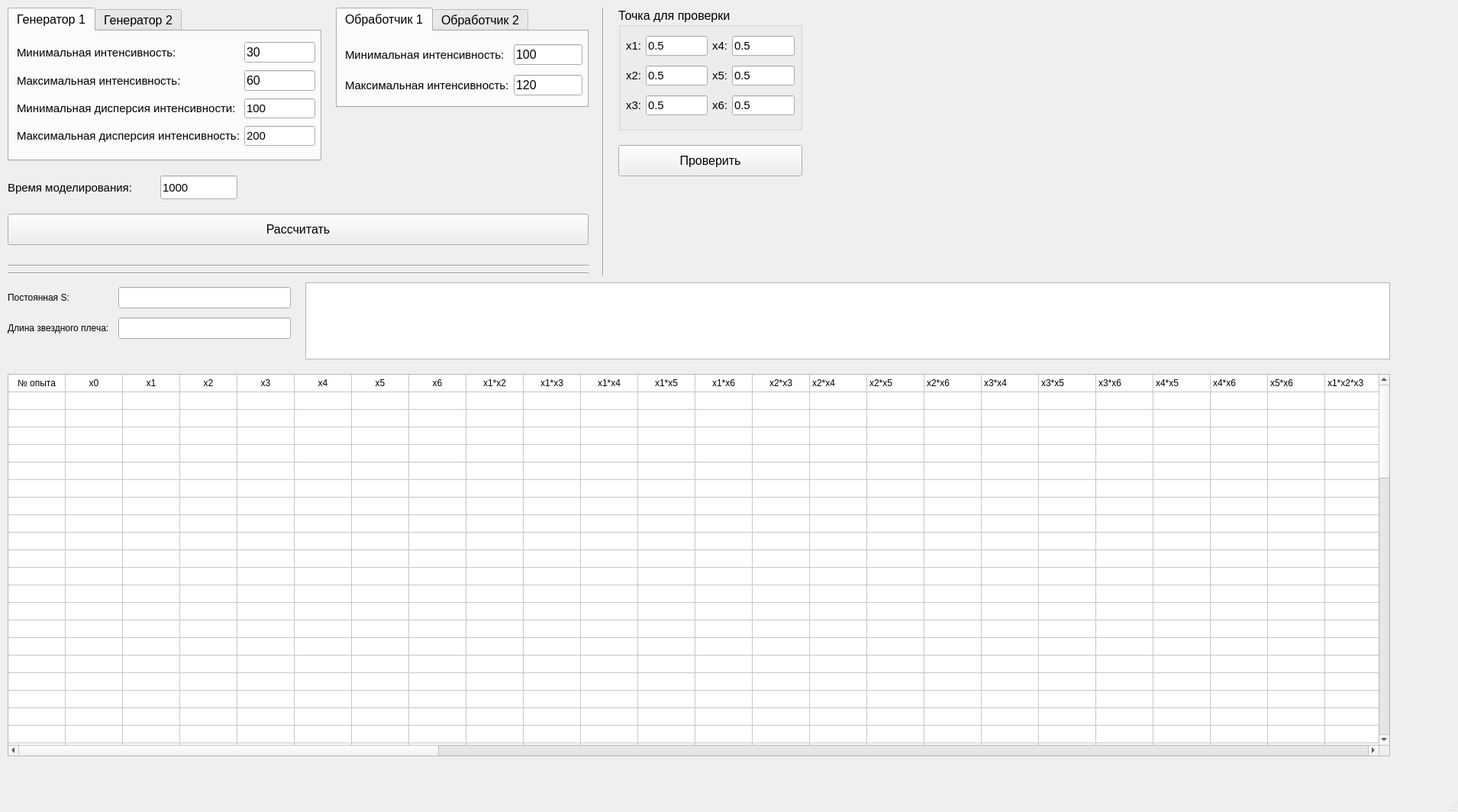
<?xml version="1.0" encoding="UTF-8"?>
<ui version="4.0">
 <class>MainWindow</class>
 <widget class="QMainWindow" name="MainWindow">
  <property name="geometry">
   <rect>
    <x>0</x>
    <y>0</y>
    <width>1910</width>
    <height>1064</height>
   </rect>
  </property>
  <property name="windowTitle">
   <string/>
  </property>
  <widget class="QWidget" name="centralwidget">
   <widget class="QTabWidget" name="tabWidget">
    <property name="geometry">
     <rect>
      <x>10</x>
      <y>10</y>
      <width>411</width>
      <height>201</height>
     </rect>
    </property>
    <property name="font">
     <font>
      <family>Ubuntu</family>
      <pointsize>12</pointsize>
     </font>
    </property>
    <property name="currentIndex">
     <number>0</number>
    </property>
    <widget class="QWidget" name="tab">
     <attribute name="title">
      <string>Генератор 1</string>
     </attribute>
     <widget class="QWidget" name="gridLayoutWidget_9">
      <property name="geometry">
       <rect>
        <x>10</x>
        <y>10</y>
        <width>391</width>
        <height>144</height>
       </rect>
      </property>
      <layout class="QGridLayout" name="gridLayout_11">
       <item row="2" column="1">
        <widget class="QLineEdit" name="entry_gen1_var_min">
         <property name="font">
          <font>
           <family>Ubuntu</family>
           <pointsize>11</pointsize>
          </font>
         </property>
         <property name="text">
          <string>100</string>
         </property>
        </widget>
       </item>
       <item row="2" column="0">
        <widget class="QLabel" name="label_a_2">
         <property name="font">
          <font>
           <family>Ubuntu</family>
           <pointsize>11</pointsize>
          </font>
         </property>
         <property name="text">
          <string notr="true">Минимальная дисперсия интенсивности:</string>
         </property>
        </widget>
       </item>
       <item row="0" column="0">
        <widget class="QLabel" name="label_a_5">
         <property name="font">
          <font>
           <family>Ubuntu</family>
           <pointsize>11</pointsize>
          </font>
         </property>
         <property name="text">
          <string notr="true">Минимальная интенсивность:</string>
         </property>
        </widget>
       </item>
       <item row="1" column="0">
        <widget class="QLabel" name="label_b_2">
         <property name="font">
          <font>
           <family>Ubuntu</family>
           <pointsize>11</pointsize>
          </font>
         </property>
         <property name="text">
          <string notr="true">Максимальная интенсивность:</string>
         </property>
        </widget>
       </item>
       <item row="3" column="0">
        <widget class="QLabel" name="label_b_6">
         <property name="font">
          <font>
           <family>Ubuntu</family>
           <pointsize>11</pointsize>
          </font>
         </property>
         <property name="text">
          <string notr="true">Максимальная дисперсия интенсивность:</string>
         </property>
        </widget>
       </item>
       <item row="3" column="1">
        <widget class="QLineEdit" name="entry_gen1_var_max">
         <property name="font">
          <font>
           <family>Ubuntu</family>
           <pointsize>11</pointsize>
          </font>
         </property>
         <property name="text">
          <string>200</string>
         </property>
        </widget>
       </item>
       <item row="0" column="1">
        <widget class="QLineEdit" name="entry_gen1_int_min">
         <property name="text">
          <string>30</string>
         </property>
        </widget>
       </item>
       <item row="1" column="1">
        <widget class="QLineEdit" name="entry_gen1_int_max">
         <property name="text">
          <string>60</string>
         </property>
        </widget>
       </item>
      </layout>
     </widget>
    </widget>
    <widget class="QWidget" name="tab_2">
     <attribute name="title">
      <string>Генератор 2</string>
     </attribute>
     <widget class="QWidget" name="gridLayoutWidget_10">
      <property name="geometry">
       <rect>
        <x>10</x>
        <y>10</y>
        <width>391</width>
        <height>144</height>
       </rect>
      </property>
      <layout class="QGridLayout" name="gridLayout_12">
       <item row="2" column="1">
        <widget class="QLineEdit" name="entry_gen2_var_min">
         <property name="font">
          <font>
           <family>Ubuntu</family>
           <pointsize>11</pointsize>
          </font>
         </property>
         <property name="text">
          <string>100</string>
         </property>
        </widget>
       </item>
       <item row="2" column="0">
        <widget class="QLabel" name="label_a_25">
         <property name="font">
          <font>
           <family>Ubuntu</family>
           <pointsize>11</pointsize>
          </font>
         </property>
         <property name="text">
          <string notr="true">Минимальная дисперсия интенсивности:</string>
         </property>
        </widget>
       </item>
       <item row="0" column="0">
        <widget class="QLabel" name="label_a_26">
         <property name="font">
          <font>
           <family>Ubuntu</family>
           <pointsize>11</pointsize>
          </font>
         </property>
         <property name="text">
          <string notr="true">Минимальная интенсивность:</string>
         </property>
        </widget>
       </item>
       <item row="1" column="0">
        <widget class="QLabel" name="label_b_11">
         <property name="font">
          <font>
           <family>Ubuntu</family>
           <pointsize>11</pointsize>
          </font>
         </property>
         <property name="text">
          <string notr="true">Максимальная интенсивность:</string>
         </property>
        </widget>
       </item>
       <item row="3" column="0">
        <widget class="QLabel" name="label_b_12">
         <property name="font">
          <font>
           <family>Ubuntu</family>
           <pointsize>11</pointsize>
          </font>
         </property>
         <property name="text">
          <string notr="true">Максимальная дисперсия интенсивность:</string>
         </property>
        </widget>
       </item>
       <item row="3" column="1">
        <widget class="QLineEdit" name="entry_gen2_var_max">
         <property name="font">
          <font>
           <family>Ubuntu</family>
           <pointsize>11</pointsize>
          </font>
         </property>
         <property name="text">
          <string>200</string>
         </property>
        </widget>
       </item>
       <item row="0" column="1">
        <widget class="QLineEdit" name="entry_gen2_int_min">
         <property name="text">
          <string>30</string>
         </property>
        </widget>
       </item>
       <item row="1" column="1">
        <widget class="QLineEdit" name="entry_gen2_int_max">
         <property name="text">
          <string>60</string>
         </property>
        </widget>
       </item>
      </layout>
     </widget>
    </widget>
   </widget>
   <widget class="QTabWidget" name="tabWidget_2">
    <property name="geometry">
     <rect>
      <x>440</x>
      <y>10</y>
      <width>331</width>
      <height>131</height>
     </rect>
    </property>
    <property name="font">
     <font>
      <family>Ubuntu</family>
      <pointsize>12</pointsize>
     </font>
    </property>
    <property name="currentIndex">
     <number>0</number>
    </property>
    <widget class="QWidget" name="tab_3">
     <attribute name="title">
      <string>Обработчик 1</string>
     </attribute>
     <widget class="QWidget" name="gridLayoutWidget_11">
      <property name="geometry">
       <rect>
        <x>10</x>
        <y>10</y>
        <width>311</width>
        <height>83</height>
       </rect>
      </property>
      <layout class="QGridLayout" name="gridLayout_13">
       <item row="2" column="0">
        <widget class="QLabel" name="label_b_4">
         <property name="font">
          <font>
           <family>Ubuntu</family>
           <pointsize>11</pointsize>
          </font>
         </property>
         <property name="text">
          <string notr="true">Максимальная интенсивность:</string>
         </property>
        </widget>
       </item>
       <item row="1" column="0">
        <widget class="QLabel" name="label_a_6">
         <property name="font">
          <font>
           <family>Ubuntu</family>
           <pointsize>11</pointsize>
          </font>
         </property>
         <property name="text">
          <string notr="true">Минимальная интенсивность:</string>
         </property>
        </widget>
       </item>
       <item row="1" column="1">
        <widget class="QLineEdit" name="entry_proc1_int_min">
         <property name="text">
          <string>100</string>
         </property>
        </widget>
       </item>
       <item row="2" column="1">
        <widget class="QLineEdit" name="entry_proc1_int_max">
         <property name="text">
          <string>120</string>
         </property>
        </widget>
       </item>
      </layout>
     </widget>
    </widget>
    <widget class="QWidget" name="tab_4">
     <attribute name="title">
      <string>Обработчик 2</string>
     </attribute>
     <widget class="QWidget" name="gridLayoutWidget_12">
      <property name="geometry">
       <rect>
        <x>10</x>
        <y>10</y>
        <width>311</width>
        <height>83</height>
       </rect>
      </property>
      <layout class="QGridLayout" name="gridLayout_14">
       <item row="1" column="0">
        <widget class="QLabel" name="label_a_27">
         <property name="font">
          <font>
           <family>Ubuntu</family>
           <pointsize>11</pointsize>
          </font>
         </property>
         <property name="text">
          <string notr="true">Минимальная интенсивность:</string>
         </property>
        </widget>
       </item>
       <item row="2" column="0">
        <widget class="QLabel" name="label_b_5">
         <property name="font">
          <font>
           <family>Ubuntu</family>
           <pointsize>11</pointsize>
          </font>
         </property>
         <property name="text">
          <string notr="true">Максимальная интенсивность:</string>
         </property>
        </widget>
       </item>
       <item row="1" column="1">
        <widget class="QLineEdit" name="entry_proc2_int_min">
         <property name="text">
          <string>100</string>
         </property>
        </widget>
       </item>
       <item row="2" column="1">
        <widget class="QLineEdit" name="entry_proc2_int_max">
         <property name="text">
          <string>120</string>
         </property>
        </widget>
       </item>
      </layout>
     </widget>
    </widget>
   </widget>
   <widget class="QPushButton" name="btn_do_plan">
    <property name="geometry">
     <rect>
      <x>10</x>
      <y>280</y>
      <width>761</width>
      <height>41</height>
     </rect>
    </property>
    <property name="font">
     <font>
      <pointsize>12</pointsize>
     </font>
    </property>
    <property name="text">
     <string>Рассчитать</string>
    </property>
   </widget>
   <widget class="QTableWidget" name="table_plan">
    <property name="geometry">
     <rect>
      <x>10</x>
      <y>490</y>
      <width>1811</width>
      <height>501</height>
     </rect>
    </property>
    <property name="rowCount">
     <number>79</number>
    </property>
    <property name="columnCount">
     <number>74</number>
    </property>
    <attribute name="horizontalHeaderVisible">
     <bool>false</bool>
    </attribute>
    <attribute name="horizontalHeaderDefaultSectionSize">
     <number>75</number>
    </attribute>
    <attribute name="verticalHeaderVisible">
     <bool>false</bool>
    </attribute>
    <attribute name="verticalHeaderDefaultSectionSize">
     <number>23</number>
    </attribute>
    <row/>
    <row/>
    <row/>
    <row/>
    <row/>
    <row/>
    <row/>
    <row/>
    <row/>
    <row/>
    <row/>
    <row/>
    <row/>
    <row/>
    <row/>
    <row/>
    <row/>
    <row/>
    <row/>
    <row/>
    <row/>
    <row/>
    <row/>
    <row/>
    <row/>
    <row/>
    <row/>
    <row/>
    <row/>
    <row/>
    <row/>
    <row/>
    <row/>
    <row/>
    <row/>
    <row/>
    <row/>
    <row/>
    <row/>
    <row/>
    <row/>
    <row/>
    <row/>
    <row/>
    <row/>
    <row/>
    <row/>
    <row/>
    <row/>
    <row/>
    <row/>
    <row/>
    <row/>
    <row/>
    <row/>
    <row/>
    <row/>
    <row/>
    <row/>
    <row/>
    <row/>
    <row/>
    <row/>
    <row/>
    <row/>
    <row/>
    <row/>
    <row/>
    <row/>
    <row/>
    <row/>
    <row/>
    <row/>
    <row/>
    <row/>
    <row/>
    <row/>
    <row/>
    <row/>
    <column/>
    <column/>
    <column/>
    <column/>
    <column/>
    <column/>
    <column/>
    <column/>
    <column/>
    <column/>
    <column/>
    <column/>
    <column/>
    <column/>
    <column/>
    <column/>
    <column/>
    <column/>
    <column/>
    <column/>
    <column/>
    <column/>
    <column/>
    <column/>
    <column/>
    <column/>
    <column/>
    <column/>
    <column/>
    <column/>
    <column/>
    <column/>
    <column/>
    <column/>
    <column/>
    <column/>
    <column/>
    <column/>
    <column/>
    <column/>
    <column/>
    <column/>
    <column/>
    <column/>
    <column/>
    <column/>
    <column/>
    <column/>
    <column/>
    <column/>
    <column/>
    <column/>
    <column/>
    <column/>
    <column/>
    <column/>
    <column/>
    <column/>
    <column/>
    <column/>
    <column/>
    <column/>
    <column/>
    <column/>
    <column/>
    <column/>
    <column/>
    <column/>
    <column/>
    <column/>
    <column/>
    <column/>
    <column/>
    <column/>
    <item row="0" column="0">
     <property name="text">
      <string>№ опыта</string>
     </property>
     <property name="textAlignment">
      <set>AlignCenter</set>
     </property>
    </item>
    <item row="0" column="1">
     <property name="text">
      <string>x0</string>
     </property>
     <property name="textAlignment">
      <set>AlignCenter</set>
     </property>
    </item>
    <item row="0" column="2">
     <property name="text">
      <string>x1</string>
     </property>
     <property name="textAlignment">
      <set>AlignCenter</set>
     </property>
    </item>
    <item row="0" column="3">
     <property name="text">
      <string>x2</string>
     </property>
     <property name="textAlignment">
      <set>AlignCenter</set>
     </property>
    </item>
    <item row="0" column="4">
     <property name="text">
      <string>x3</string>
     </property>
     <property name="textAlignment">
      <set>AlignCenter</set>
     </property>
    </item>
    <item row="0" column="5">
     <property name="text">
      <string>x4</string>
     </property>
     <property name="textAlignment">
      <set>AlignCenter</set>
     </property>
    </item>
    <item row="0" column="6">
     <property name="text">
      <string>x5</string>
     </property>
     <property name="textAlignment">
      <set>AlignCenter</set>
     </property>
    </item>
    <item row="0" column="7">
     <property name="text">
      <string>x6</string>
     </property>
     <property name="textAlignment">
      <set>AlignCenter</set>
     </property>
    </item>
    <item row="0" column="8">
     <property name="text">
      <string>x1*x2</string>
     </property>
     <property name="textAlignment">
      <set>AlignCenter</set>
     </property>
    </item>
    <item row="0" column="9">
     <property name="text">
      <string>x1*x3</string>
     </property>
     <property name="textAlignment">
      <set>AlignCenter</set>
     </property>
    </item>
    <item row="0" column="10">
     <property name="text">
      <string>x1*x4</string>
     </property>
     <property name="textAlignment">
      <set>AlignCenter</set>
     </property>
    </item>
    <item row="0" column="11">
     <property name="text">
      <string>x1*x5</string>
     </property>
     <property name="textAlignment">
      <set>AlignCenter</set>
     </property>
    </item>
    <item row="0" column="12">
     <property name="text">
      <string>x1*x6</string>
     </property>
     <property name="textAlignment">
      <set>AlignCenter</set>
     </property>
    </item>
    <item row="0" column="13">
     <property name="text">
      <string>x2*x3</string>
     </property>
     <property name="textAlignment">
      <set>AlignCenter</set>
     </property>
    </item>
    <item row="0" column="14">
     <property name="text">
      <string>x2*x4</string>
     </property>
    </item>
    <item row="0" column="15">
     <property name="text">
      <string>x2*x5</string>
     </property>
    </item>
    <item row="0" column="16">
     <property name="text">
      <string>x2*x6</string>
     </property>
    </item>
    <item row="0" column="17">
     <property name="text">
      <string>x3*x4</string>
     </property>
    </item>
    <item row="0" column="18">
     <property name="text">
      <string>x3*x5</string>
     </property>
    </item>
    <item row="0" column="19">
     <property name="text">
      <string>x3*x6</string>
     </property>
    </item>
    <item row="0" column="20">
     <property name="text">
      <string>x4*x5</string>
     </property>
    </item>
    <item row="0" column="21">
     <property name="text">
      <string>x4*x6</string>
     </property>
    </item>
    <item row="0" column="22">
     <property name="text">
      <string>x5*x6</string>
     </property>
    </item>
    <item row="0" column="23">
     <property name="text">
      <string>x1*x2*x3</string>
     </property>
    </item>
    <item row="0" column="24">
     <property name="text">
      <string>x1*x2*x4</string>
     </property>
    </item>
    <item row="0" column="25">
     <property name="text">
      <string>x1*x2*x5</string>
     </property>
    </item>
    <item row="0" column="26">
     <property name="text">
      <string>x1*x2*x6</string>
     </property>
    </item>
    <item row="0" column="27">
     <property name="text">
      <string>x1*x3*x4</string>
     </property>
    </item>
    <item row="0" column="28">
     <property name="text">
      <string>x1*x3*x5</string>
     </property>
    </item>
    <item row="0" column="29">
     <property name="text">
      <string>x1*x3*x6</string>
     </property>
    </item>
    <item row="0" column="30">
     <property name="text">
      <string>x1*x4*x5</string>
     </property>
    </item>
    <item row="0" column="31">
     <property name="text">
      <string>x1*x4*x6</string>
     </property>
    </item>
    <item row="0" column="32">
     <property name="text">
      <string>x1*x5*x6</string>
     </property>
    </item>
    <item row="0" column="33">
     <property name="text">
      <string>x2*x3*x4</string>
     </property>
    </item>
    <item row="0" column="34">
     <property name="text">
      <string>x2*x3*x5</string>
     </property>
    </item>
    <item row="0" column="35">
     <property name="text">
      <string>x2*x3*x6</string>
     </property>
    </item>
    <item row="0" column="36">
     <property name="text">
      <string>x2*x4*x5</string>
     </property>
    </item>
    <item row="0" column="37">
     <property name="text">
      <string>x2*x4*x6</string>
     </property>
    </item>
    <item row="0" column="38">
     <property name="text">
      <string>x2*x5*x6</string>
     </property>
    </item>
    <item row="0" column="39">
     <property name="text">
      <string>x3*x4*x5</string>
     </property>
    </item>
    <item row="0" column="40">
     <property name="text">
      <string>x3*x4*x6</string>
     </property>
    </item>
    <item row="0" column="41">
     <property name="text">
      <string>x3*x5*x6</string>
     </property>
    </item>
    <item row="0" column="42">
     <property name="text">
      <string>x4*x5*x6</string>
     </property>
    </item>
    <item row="0" column="43">
     <property name="text">
      <string>x1*x2*x3*x4</string>
     </property>
    </item>
    <item row="0" column="44">
     <property name="text">
      <string>x1*x2*x3*x5</string>
     </property>
    </item>
    <item row="0" column="45">
     <property name="text">
      <string>x1*x2*x3*x6</string>
     </property>
    </item>
    <item row="0" column="46">
     <property name="text">
      <string>x1*x2*x4*x5</string>
     </property>
    </item>
    <item row="0" column="47">
     <property name="text">
      <string>x1*x2*x4*x6</string>
     </property>
    </item>
    <item row="0" column="48">
     <property name="text">
      <string>x1*x2*x5*x6</string>
     </property>
    </item>
    <item row="0" column="49">
     <property name="text">
      <string>x1*x3*x4*x5</string>
     </property>
    </item>
    <item row="0" column="50">
     <property name="text">
      <string>x1*x3*x4*x6</string>
     </property>
    </item>
    <item row="0" column="51">
     <property name="text">
      <string>x1*x3*x5*x6</string>
     </property>
    </item>
    <item row="0" column="52">
     <property name="text">
      <string>x1*x4*x5*x6</string>
     </property>
    </item>
    <item row="0" column="53">
     <property name="text">
      <string>x2*x3*x4*x5</string>
     </property>
    </item>
    <item row="0" column="54">
     <property name="text">
      <string>x2*x3*x4*x6</string>
     </property>
    </item>
    <item row="0" column="55">
     <property name="text">
      <string>x2*x3*x5*x6</string>
     </property>
    </item>
    <item row="0" column="56">
     <property name="text">
      <string>x2*x4*x5*x6</string>
     </property>
    </item>
    <item row="0" column="57">
     <property name="text">
      <string>x3*x4*x5*x6</string>
     </property>
    </item>
    <item row="0" column="58">
     <property name="text">
      <string>x1*x2*x3*x4*x5</string>
     </property>
    </item>
    <item row="0" column="59">
     <property name="text">
      <string>x1*x2*x3*x4*x6</string>
     </property>
    </item>
    <item row="0" column="60">
     <property name="text">
      <string>x1*x2*x3*x5*x6</string>
     </property>
    </item>
    <item row="0" column="61">
     <property name="text">
      <string>x1*x2*x4*x5*x6</string>
     </property>
    </item>
    <item row="0" column="62">
     <property name="text">
      <string>x1*x3*x4*x5*x6</string>
     </property>
    </item>
    <item row="0" column="63">
     <property name="text">
      <string>x2*x3*x4*x5*x6</string>
     </property>
    </item>
    <item row="0" column="64">
     <property name="text">
      <string>x1*x2*x3*x4*x5*x6</string>
     </property>
    </item>
    <item row="0" column="65">
     <property name="text">
      <string>x1^2 - a</string>
     </property>
    </item>
    <item row="0" column="66">
     <property name="text">
      <string>x2^2 - a</string>
     </property>
    </item>
    <item row="0" column="67">
     <property name="text">
      <string>x3^2 - a</string>
     </property>
    </item>
    <item row="0" column="68">
     <property name="text">
      <string>x4^2 - a</string>
     </property>
    </item>
    <item row="0" column="69">
     <property name="text">
      <string>x5^2 - a</string>
     </property>
    </item>
    <item row="0" column="70">
     <property name="text">
      <string>x6^2 - a</string>
     </property>
    </item>
    <item row="0" column="71">
     <property name="text">
      <string>Y</string>
     </property>
    </item>
    <item row="0" column="72">
     <property name="text">
      <string>Yр</string>
     </property>
    </item>
    <item row="0" column="73">
     <property name="text">
      <string>|Y-Yр|</string>
     </property>
    </item>
    <item row="1" column="0">
     <property name="text">
      <string/>
     </property>
     <property name="textAlignment">
      <set>AlignCenter</set>
     </property>
    </item>
    <item row="2" column="0">
     <property name="text">
      <string/>
     </property>
    </item>
    <item row="3" column="0">
     <property name="text">
      <string/>
     </property>
    </item>
    <item row="4" column="0">
     <property name="text">
      <string/>
     </property>
    </item>
    <item row="5" column="0">
     <property name="text">
      <string/>
     </property>
    </item>
    <item row="6" column="0">
     <property name="text">
      <string/>
     </property>
    </item>
    <item row="7" column="0">
     <property name="text">
      <string/>
     </property>
    </item>
   </widget>
   <widget class="QWidget" name="gridLayoutWidget">
    <property name="geometry">
     <rect>
      <x>10</x>
      <y>370</y>
      <width>371</width>
      <height>81</height>
     </rect>
    </property>
    <layout class="QGridLayout" name="gridLayout_2">
     <item row="0" column="0">
      <widget class="QLabel" name="label_37">
       <property name="text">
        <string>Постоянная S:</string>
       </property>
       <property name="alignment">
        <set>Qt::AlignLeading|Qt::AlignLeft|Qt::AlignVCenter</set>
       </property>
      </widget>
     </item>
     <item row="0" column="1">
      <widget class="QLineEdit" name="label_a">
       <property name="font">
        <font>
         <pointsize>13</pointsize>
        </font>
       </property>
      </widget>
     </item>
     <item row="1" column="0">
      <widget class="QLabel" name="label_2">
       <property name="maximumSize">
        <size>
         <width>195</width>
         <height>20</height>
        </size>
       </property>
       <property name="text">
        <string>Длина звездного плеча:  </string>
       </property>
       <property name="alignment">
        <set>Qt::AlignLeading|Qt::AlignLeft|Qt::AlignVCenter</set>
       </property>
      </widget>
     </item>
     <item row="1" column="1">
      <widget class="QLineEdit" name="label_length">
       <property name="font">
        <font>
         <pointsize>13</pointsize>
        </font>
       </property>
      </widget>
     </item>
    </layout>
   </widget>
   <widget class="QLabel" name="label_req_cnt">
    <property name="geometry">
     <rect>
      <x>10</x>
      <y>230</y>
      <width>191</width>
      <height>31</height>
     </rect>
    </property>
    <property name="font">
     <font>
      <family>Ubuntu</family>
      <pointsize>11</pointsize>
     </font>
    </property>
    <property name="text">
     <string>Время моделирования:</string>
    </property>
   </widget>
   <widget class="QLineEdit" name="line_edit_time">
    <property name="geometry">
     <rect>
      <x>210</x>
      <y>230</y>
      <width>101</width>
      <height>31</height>
     </rect>
    </property>
    <property name="font">
     <font>
      <family>Ubuntu</family>
      <pointsize>11</pointsize>
     </font>
    </property>
    <property name="text">
     <string>1000</string>
    </property>
   </widget>
   <widget class="Line" name="line_2">
    <property name="geometry">
     <rect>
      <x>10</x>
      <y>350</y>
      <width>761</width>
      <height>16</height>
     </rect>
    </property>
    <property name="orientation">
     <enum>Qt::Horizontal</enum>
    </property>
   </widget>
   <widget class="Line" name="line">
    <property name="geometry">
     <rect>
      <x>10</x>
      <y>340</y>
      <width>761</width>
      <height>16</height>
     </rect>
    </property>
    <property name="orientation">
     <enum>Qt::Horizontal</enum>
    </property>
   </widget>
   <widget class="QGroupBox" name="groupBox_4">
    <property name="geometry">
     <rect>
      <x>810</x>
      <y>10</y>
      <width>241</width>
      <height>161</height>
     </rect>
    </property>
    <property name="font">
     <font>
      <family>Ubuntu</family>
      <pointsize>12</pointsize>
     </font>
    </property>
    <property name="title">
     <string>Точка для проверки</string>
    </property>
    <widget class="QWidget" name="gridLayoutWidget_6">
     <property name="geometry">
      <rect>
       <x>10</x>
       <y>30</y>
       <width>221</width>
       <height>119</height>
      </rect>
     </property>
     <property name="font">
      <font>
       <family>Helvetica</family>
      </font>
     </property>
     <layout class="QGridLayout" name="gridLayout_10">
      <item row="2" column="2">
       <widget class="QLineEdit" name="entry_x3">
        <property name="font">
         <font>
          <family>Ubuntu</family>
          <pointsize>11</pointsize>
         </font>
        </property>
        <property name="text">
         <string>0.5</string>
        </property>
       </widget>
      </item>
      <item row="1" column="0">
       <widget class="QLabel" name="label_a_10">
        <property name="font">
         <font>
          <family>Ubuntu</family>
          <pointsize>11</pointsize>
         </font>
        </property>
        <property name="text">
         <string notr="true">x2:</string>
        </property>
       </widget>
      </item>
      <item row="1" column="2">
       <widget class="QLineEdit" name="entry_x2">
        <property name="font">
         <font>
          <family>Ubuntu</family>
          <pointsize>11</pointsize>
         </font>
        </property>
        <property name="text">
         <string>0.5</string>
        </property>
       </widget>
      </item>
      <item row="0" column="2">
       <widget class="QLineEdit" name="entry_x1">
        <property name="font">
         <font>
          <family>Ubuntu</family>
          <pointsize>11</pointsize>
         </font>
        </property>
        <property name="text">
         <string>0.5</string>
        </property>
       </widget>
      </item>
      <item row="2" column="0">
       <widget class="QLabel" name="label_a_23">
        <property name="font">
         <font>
          <family>Ubuntu</family>
          <pointsize>11</pointsize>
         </font>
        </property>
        <property name="text">
         <string notr="true">x3:</string>
        </property>
       </widget>
      </item>
      <item row="0" column="0">
       <widget class="QLabel" name="label_a_11">
        <property name="font">
         <font>
          <family>Ubuntu</family>
          <pointsize>11</pointsize>
         </font>
        </property>
        <property name="text">
         <string notr="true">x1:</string>
        </property>
       </widget>
      </item>
      <item row="2" column="4">
       <widget class="QLineEdit" name="entry_x6">
        <property name="font">
         <font>
          <family>Ubuntu</family>
          <pointsize>11</pointsize>
         </font>
        </property>
        <property name="text">
         <string>0.5</string>
        </property>
       </widget>
      </item>
      <item row="2" column="3">
       <widget class="QLabel" name="label_a_24">
        <property name="font">
         <font>
          <family>Ubuntu</family>
          <pointsize>11</pointsize>
         </font>
        </property>
        <property name="text">
         <string notr="true">x6:</string>
        </property>
       </widget>
      </item>
      <item row="1" column="4">
       <widget class="QLineEdit" name="entry_x5">
        <property name="font">
         <font>
          <family>Ubuntu</family>
          <pointsize>11</pointsize>
         </font>
        </property>
        <property name="text">
         <string>0.5</string>
        </property>
       </widget>
      </item>
      <item row="1" column="3">
       <widget class="QLabel" name="label_a_28">
        <property name="font">
         <font>
          <family>Ubuntu</family>
          <pointsize>11</pointsize>
         </font>
        </property>
        <property name="text">
         <string notr="true">x5:</string>
        </property>
       </widget>
      </item>
      <item row="0" column="4">
       <widget class="QLineEdit" name="entry_x4">
        <property name="font">
         <font>
          <family>Ubuntu</family>
          <pointsize>11</pointsize>
         </font>
        </property>
        <property name="text">
         <string>0.5</string>
        </property>
       </widget>
      </item>
      <item row="0" column="3">
       <widget class="QLabel" name="label_a_29">
        <property name="font">
         <font>
          <family>Ubuntu</family>
          <pointsize>11</pointsize>
         </font>
        </property>
        <property name="text">
         <string notr="true">x4:</string>
        </property>
       </widget>
      </item>
     </layout>
    </widget>
   </widget>
   <widget class="QPushButton" name="btn_set">
    <property name="geometry">
     <rect>
      <x>810</x>
      <y>190</y>
      <width>241</width>
      <height>41</height>
     </rect>
    </property>
    <property name="font">
     <font>
      <family>Ubuntu</family>
      <pointsize>12</pointsize>
     </font>
    </property>
    <property name="text">
     <string>Проверить</string>
    </property>
   </widget>
   <widget class="Line" name="line_3">
    <property name="geometry">
     <rect>
      <x>780</x>
      <y>10</y>
      <width>20</width>
      <height>351</height>
     </rect>
    </property>
    <property name="orientation">
     <enum>Qt::Vertical</enum>
    </property>
   </widget>
   <widget class="QTextBrowser" name="label_y">
    <property name="geometry">
     <rect>
      <x>400</x>
      <y>370</y>
      <width>1421</width>
      <height>101</height>
     </rect>
    </property>
    <property name="font">
     <font>
      <pointsize>12</pointsize>
     </font>
    </property>
   </widget>
  </widget>
  <widget class="QStatusBar" name="statusbar"/>
 </widget>
 <resources/>
 <connections/>
</ui>
